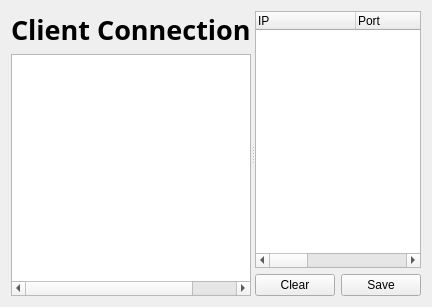
<?xml version="1.0" encoding="UTF-8"?>
<ui version="4.0">
 <class>ClientServerForm</class>
 <widget class="QWidget" name="ClientServerForm">
  <property name="geometry">
   <rect>
    <x>0</x>
    <y>0</y>
    <width>389</width>
    <height>307</height>
   </rect>
  </property>
  <property name="windowTitle">
   <string>Form</string>
  </property>
  <layout class="QHBoxLayout" name="horizontalLayout_2">
   <item>
    <widget class="QSplitter" name="splitter">
     <property name="orientation">
      <enum>Qt::Horizontal</enum>
     </property>
     <widget class="QWidget" name="layoutWidget">
      <layout class="QVBoxLayout" name="clientListVerticalLayout">
       <item>
        <widget class="QLabel" name="clientListLabel">
         <property name="font">
          <font>
           <family>Dubai</family>
           <pointsize>20</pointsize>
           <bold>true</bold>
          </font>
         </property>
         <property name="text">
          <string>Client Connection</string>
         </property>
        </widget>
       </item>
       <item>
        <widget class="QTreeWidget" name="clientTreeWidget">
         <property name="tabletTracking">
          <bool>false</bool>
         </property>
         <property name="selectionBehavior">
          <enum>QAbstractItemView::SelectItems</enum>
         </property>
         <property name="rootIsDecorated">
          <bool>false</bool>
         </property>
         <property name="headerHidden">
          <bool>true</bool>
         </property>
         <column>
          <property name="text">
           <string>Status</string>
          </property>
         </column>
         <column>
          <property name="text">
           <string>Name</string>
          </property>
         </column>
         <column>
          <property name="text">
           <string>hideColumn</string>
          </property>
         </column>
        </widget>
       </item>
       <item>
        <layout class="QHBoxLayout" name="horizontalLayout"/>
       </item>
      </layout>
     </widget>
     <widget class="QWidget" name="layoutWidget_2">
      <layout class="QVBoxLayout" name="messageVerticalLayout">
       <item>
        <widget class="QTreeWidget" name="messageTreeWidget">
         <property name="rootIsDecorated">
          <bool>false</bool>
         </property>
         <property name="wordWrap">
          <bool>true</bool>
         </property>
         <column>
          <property name="text">
           <string>IP</string>
          </property>
         </column>
         <column>
          <property name="text">
           <string>Port</string>
          </property>
         </column>
         <column>
          <property name="text">
           <string>Client ID</string>
          </property>
         </column>
         <column>
          <property name="text">
           <string>Client Name</string>
          </property>
         </column>
         <column>
          <property name="text">
           <string>Message</string>
          </property>
         </column>
         <column>
          <property name="text">
           <string>Time</string>
          </property>
         </column>
        </widget>
       </item>
       <item>
        <layout class="QHBoxLayout" name="messageLayout">
         <item>
          <widget class="QPushButton" name="clearPushButton">
           <property name="text">
            <string>Clear</string>
           </property>
          </widget>
         </item>
         <item>
          <widget class="QPushButton" name="savePushButton">
           <property name="text">
            <string>Save</string>
           </property>
          </widget>
         </item>
        </layout>
       </item>
      </layout>
     </widget>
    </widget>
   </item>
  </layout>
 </widget>
 <resources/>
 <connections/>
</ui>
